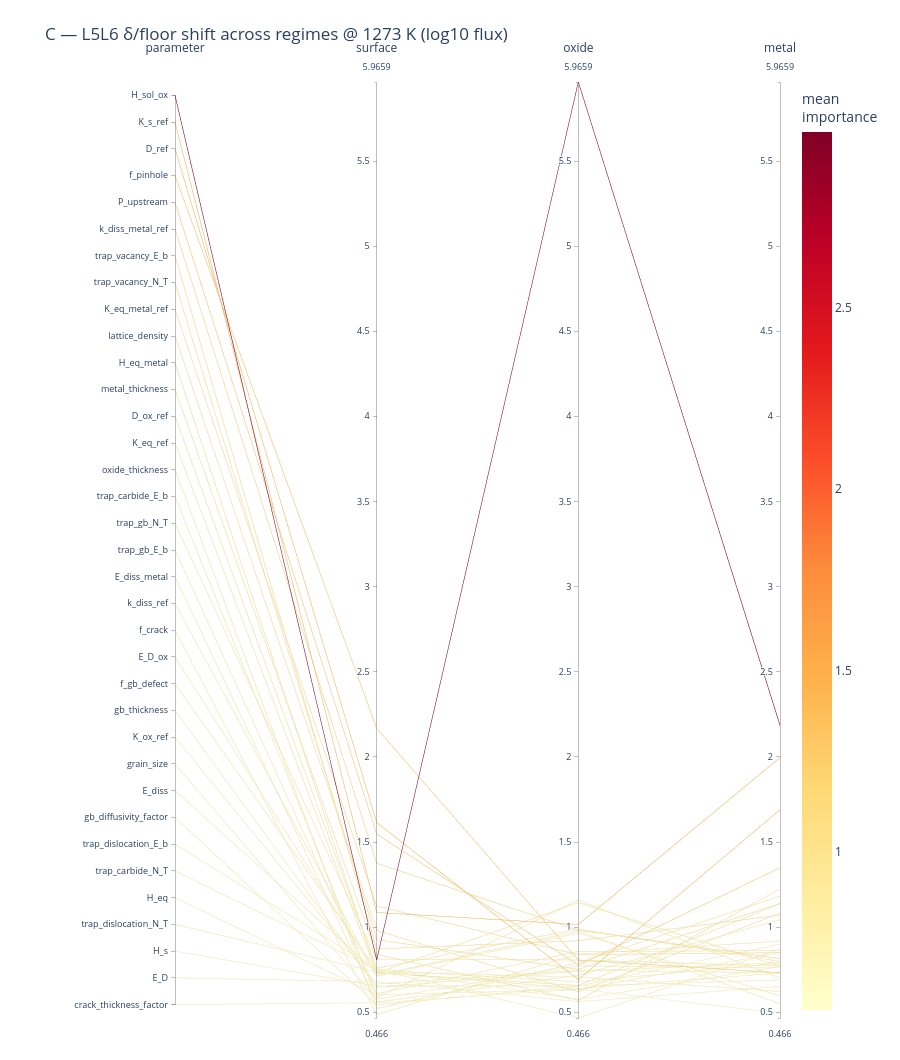

Here is the notebook cell this chart was saved with:
### Markdown cell above
## C — δ/floor sensitivity shift across regimes

Each line is a **parameter**; axes are the three regimes; height = its **`delta_over_floor`**
for log10(flux). Steeply sloped lines are parameters whose importance changes between regimes.
Colour = mean importance.

Read the 1.0 level as the noise floor: a parameter near or below it in every column is not
resolved anywhere, and its slope is noise rather than physics.

### Code cell
matC = (routeB_T[routeB_T.metric == 'flux']
        .pivot(index='parameter', columns='regime', values='delta_over_floor')
        .reset_index())
matC = matC[['parameter'] + [r for r in REGIMES if r in matC.columns]]

figC = parallel_coordinates_sensitivity(
    matC, regimes=tuple(REGIMES),
    title=f'C — L5L6 δ/floor shift across regimes @ {T_SHOW} K (log10 flux)',
    save_html=os.path.join(FIG_DIR, 'pcp_C_sensitivity.html'))
print("floors at this temperature:")
print(routeB_T[routeB_T.metric == 'flux'].groupby('regime')['floor'].first().round(4).to_string())
figC

### Figure 1 — Plotly figure (JSON) as saved in the notebook; plotly's stock layout.template omitted (floating-point values rounded to 4 significant figures)
{"data": [{"dimensions": [{"label": "parameter", "range": [-0.5, 34.5], "ticktext": ["H_sol_ox", "K_s_ref", "D_ref", "f_pinhole", "P_upstream", "k_diss_metal_ref", "trap_vacancy_E_b", "trap_vacancy_N_T", "K_eq_metal_ref", "lattice_density", "H_eq_metal", "metal_thickness", "D_ox_ref", "K_eq_ref", "oxide_thickness", "trap_carbide_E_b", "trap_gb_N_T", "trap_gb_E_b", "E_diss_metal", "k_diss_ref", "f_crack", "E_D_ox", "f_gb_defect", "gb_thickness", "K_ox_ref", "grain_size", "E_diss", "gb_diffusivity_factor", "trap_dislocation_E_b", "trap_carbide_N_T", "H_eq", "trap_dislocation_N_T", "H_s", "E_D", "crack_thickness_factor"], "tickvals": [34, 33, 32, 31, 30, 29, 28, 27, 26, 25, 24, 23, 22, 21, 20, 19, 18, 17, 16, 15, 14, 13, 12, 11, 10, 9, 8, 7, 6, 5, 4, 3, 2, 1, 0], "values": [34, 33, 32, 31, 30, 29, 28, 27, 26, 25, 24, 23, 22, 21, 20, 19, 18, 17, 16, 15, 14, 13, 12, 11, 10, 9, 8, 7, 6, 5, 4, 3, 2, 1, 0]}, {"label": "surface", "range": [0.466, 5.966], "values": [0.8068, 1.086, 1.614, 2.169, 1.547, 1.375, 0.8718, 0.9263, 1.124, 0.9809, 0.7309, 0.8403, 0.7583, 0.7304, 0.5213, 0.5856, 0.812, 0.6091, 0.5594, 0.7126, 0.4858, 0.7169, 0.7497, 0.647, 0.6654, 0.5766, 0.736, 0.5442, 0.7517, 0.7504, 0.6016, 0.7359, 0.6535, 0.6793, 0.5556]}, {"label": "oxide", "range": [0.466, 5.966], "values": [5.966, 1.016, 0.6913, 0.8064, 0.7764, 0.9821, 0.92, 0.752, 0.8378, 0.6194, 1.144, 0.5699, 0.9887, 0.6576, 0.79, 1.159, 0.807, 0.856, 0.7165, 0.9649, 0.8412, 0.9775, 0.6781, 0.7411, 0.7467, 0.772, 0.6396, 0.6539, 0.5762, 0.466, 0.6334, 0.7073, 0.6545, 0.5622, 0.6356]}, {"label": "metal", "range": [0.466, 5.966], "values": [2.186, 1.996, 1.69, 0.7316, 1.349, 0.8146, 1.07, 1.138, 0.8497, 1.082, 0.7716, 1.224, 0.7984, 1.138, 1.182, 0.7009, 0.7714, 0.8626, 1.043, 0.5953, 0.9183, 0.5497, 0.7895, 0.7912, 0.7318, 0.7626, 0.7311, 0.8997, 0.7685, 0.8724, 0.8505, 0.6213, 0.6896, 0.6509, 0.4941]}], "labelangle": 0, "labelfont": {"size": 12}, "labelside": "top", "line": {"color": [2.986, 1.366, 1.332, 1.236, 1.224, 1.057, 0.9539, 0.9388, 0.9372, 0.8941, 0.8822, 0.8782, 0.8485, 0.8421, 0.831, 0.8152, 0.7968, 0.7759, 0.7731, 0.7576, 0.7485, 0.7481, 0.7391, 0.7264, 0.7146, 0.7037, 0.7022, 0.6993, 0.6988, 0.6962, 0.6951, 0.6882, 0.6659, 0.6308, 0.5618], "colorbar": {"title": {"text": "mean<br>importance"}}, "colorscale": [[0.0, "rgb(255,255,204)"], [0.125, "rgb(255,237,160)"], [0.25, "rgb(254,217,118)"], [0.375, "rgb(254,178,76)"], [0.5, "rgb(253,141,60)"], [0.625, "rgb(252,78,42)"], [0.75, "rgb(227,26,28)"], [0.875, "rgb(189,0,38)"], [1.0, "rgb(128,0,38)"]], "showscale": true}, "rangefont": {"size": 9}, "tickfont": {"size": 9}, "type": "parcoords"}], "layout": {"font": {"size": 12}, "height": 1060, "margin": {"b": 40, "l": 175, "r": 120, "t": 80}, "title": {"text": "C — L5L6 δ/floor shift across regimes @ 1273 K (log10 flux)"}}}
